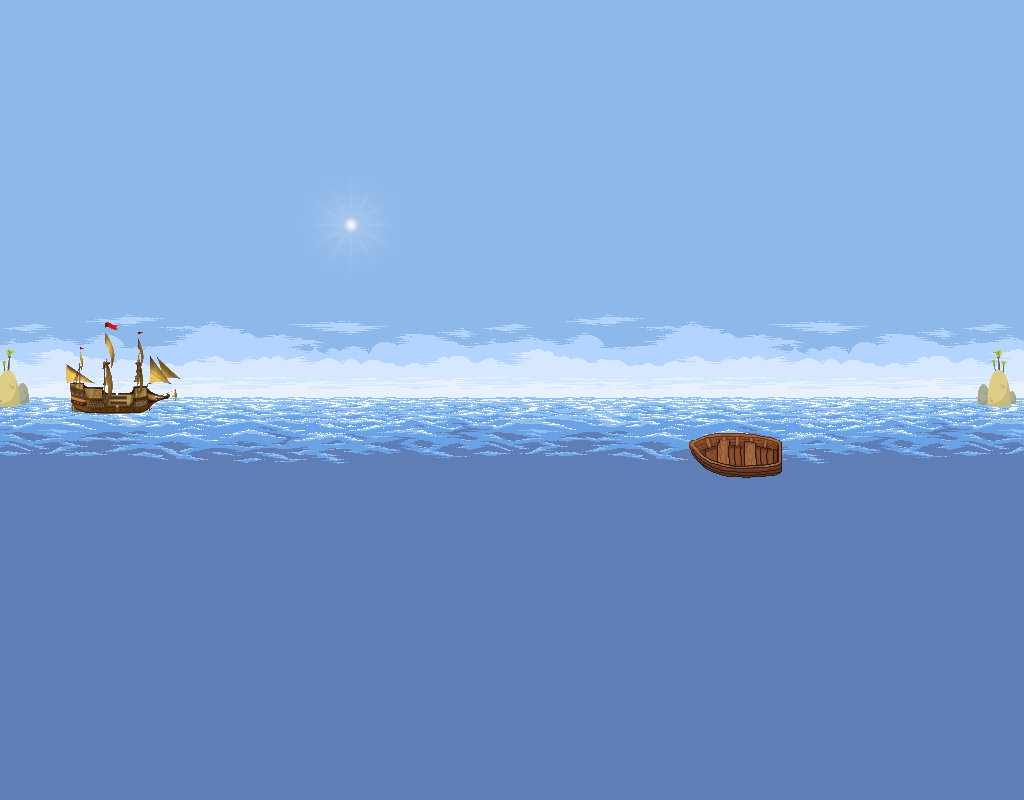

Tiled map render using the project's own tile images. Description and the map definition, with tile-layer contents summarised, below:
An orthogonal 64x50 tile map with 16x16 px tiles, 5 tile layers (ocean, boat, ocean_foreground, far_boat, ...), 3 hidden layers not drawn, 10 tilesets.

<map version="1.8" tiledversion="1.8.5" orientation="orthogonal" renderorder="left-up" width="64" height="50" tilewidth="16" tileheight="16" infinite="0" nextlayerid="11" nextobjectid="1">
 <tileset firstgid="1" source="map_assets/ocean.tsx" />
 <tileset firstgid="391" source="map_assets/boat.tsx" />
 <tileset firstgid="511" source="map_assets/ocean_16x8.tsx" />
 <tileset firstgid="1321" source="map_assets/gui.tsx" />
 <tileset firstgid="3002" source="map_assets/black.tsx" />
 <tileset firstgid="3011" source="map_assets/flare.tsx" />
 <tileset firstgid="3075" source="map_assets/sail.tsx" />
 <tileset firstgid="3156" source="map_assets/fish_rod.tsx" />
 <tileset firstgid="3157" source="map_assets/sail_boat.tsx" />
 <tileset firstgid="3205" source="map_assets/islands.tsx" />
 <layer id="1" name="ocean" width="64" height="50">
  <data>[3200 cells, 3200 non-empty, 390 distinct tile ids]</data>
 </layer>
 <layer id="2" name="boat" width="64" height="50">
  <data>[3200 cells, 24 non-empty, 24 distinct tile ids]</data>
 </layer>
 <layer id="3" name="ocean_foreground" width="64" height="50">
  <data>[3200 cells, 61 non-empty, 61 distinct tile ids]</data>
 </layer>
 <layer id="6" name="night" width="64" height="50" visible="0" opacity="0.58">
  <data>[3200 cells, 2880 non-empty, 9 distinct tile ids]</data>
 </layer>
 <layer id="7" name="rowingUpgrade" width="64" height="50" visible="0">
  <data>[3200 cells, 36 non-empty, 36 distinct tile ids]</data>
 </layer>
 <layer id="8" name="fishingUpgrade" width="64" height="50" visible="0">
  <data>[3200 cells, 1 non-empty, 1 distinct tile ids]</data>
 </layer>
 <layer id="9" name="far_boat" width="64" height="50">
  <data>[3200 cells, 48 non-empty, 48 distinct tile ids]</data>
 </layer>
 <layer id="10" name="far_island" width="64" height="50">
  <data>[3200 cells, 30 non-empty, 30 distinct tile ids]</data>
 </layer>
</map>
